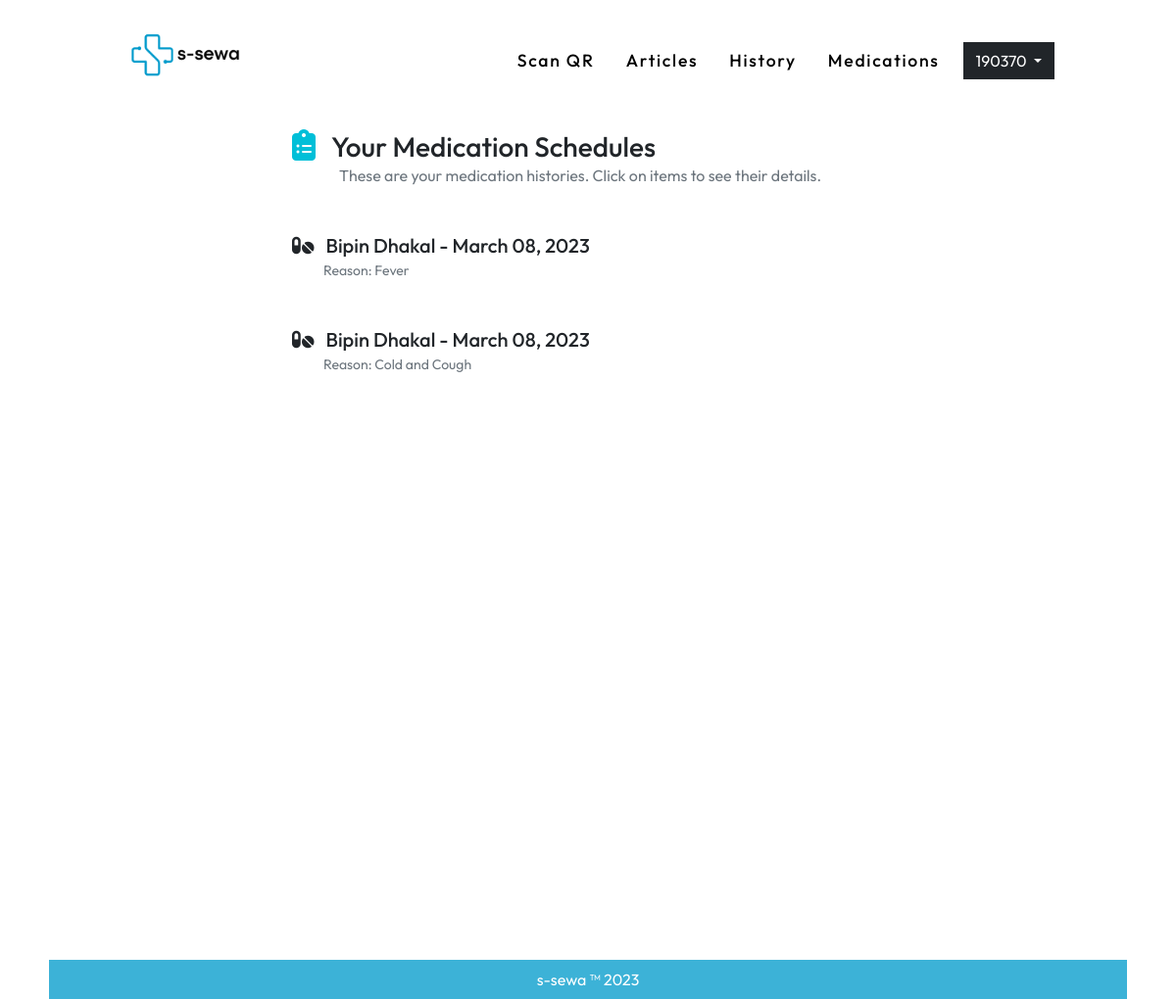
Before: /medications/ (signed in) with the older database file.
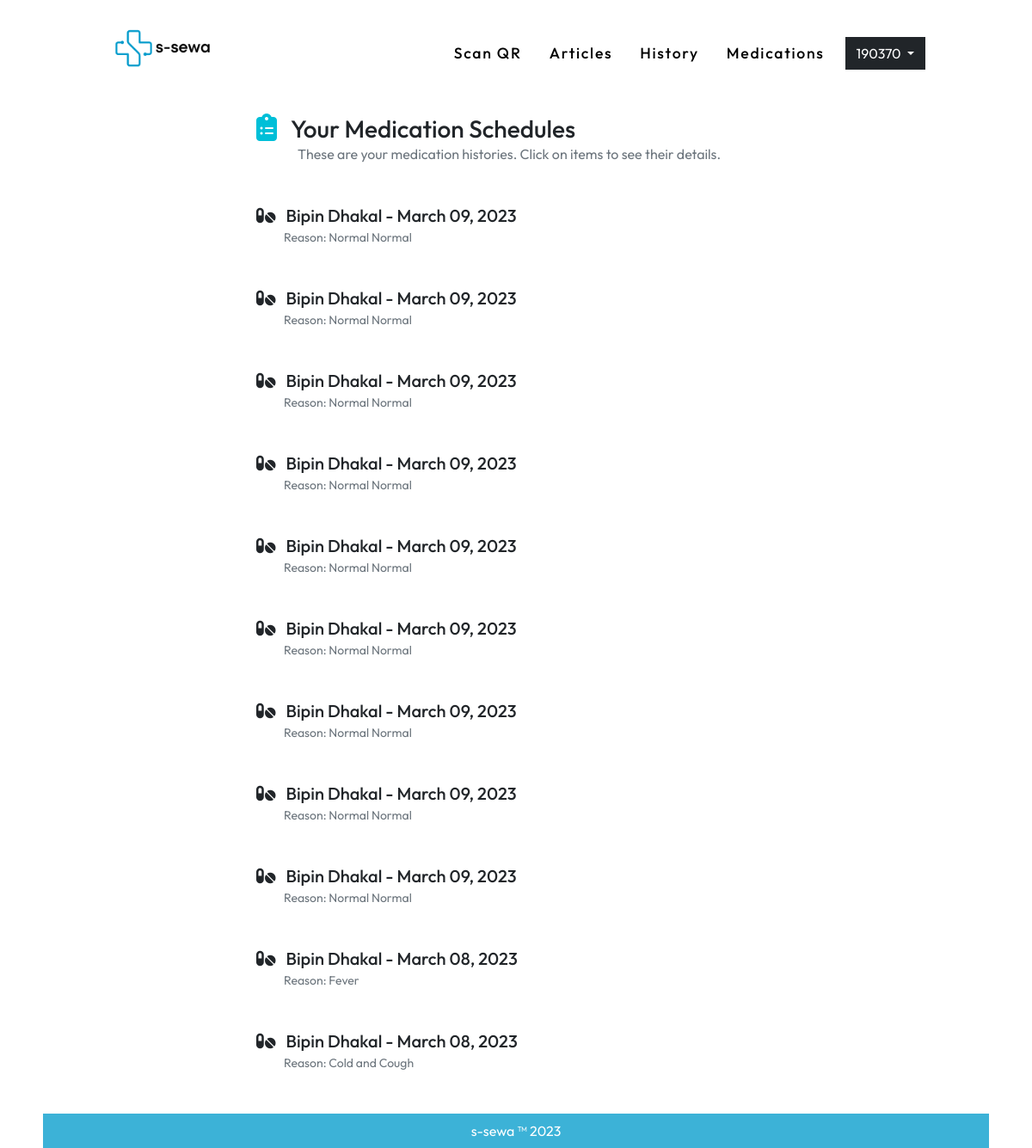
After: the same page with the newer database file.
### medication/models.py (models this page shows, shortened)
class MedicationSchedule(models.Model):
    medicine = models.ManyToManyField(Medicine, related_name='medicine', through='MedicineMedicationSchedule')
    created_date = models.DateTimeField(auto_now_add=True)
    user = models.ForeignKey(User, on_delete=models.CASCADE)
    created_by = models.ForeignKey(User, on_delete=models.CASCADE, related_name='institution')
    desc = models.CharField(max_length=500, null=True)
    @property
    def allmedicines(self):
        return MedicineMedicationSchedule.objects.filter(medicationSchedule=self.id)
    @property
    def created(self):
        return '%s' % date(self.created_date, "F d, Y")

### user_auth/models.py (models this page shows, shortened)
class User(AbstractUser):
    username = None#models.CharField(max_length=255, null=True, blank=True)
    email = models.EmailField(
        verbose_name='email address',
        max_length=255,
        unique=True,
    )
    user_verification = models.BooleanField(default=False) #initially this field is false but will se chan
    is_active = models.BooleanField(default=False)
    is_staff = models.BooleanField(default=False) # a admin user; non super-user
    is_admin = models.BooleanField(default=False)
    is_institution = models.BooleanField(default=False)
    is_patient = models.BooleanField(default=False)
    document = models.FileField(null=True, upload_to='useruploads/')
    USERNAME_FIELD = 'email'
    REQUIRED_FIELDS = [] #emaila nd password are required fields and first name and last name is inherited from the user creation model
    object = UserManager()
    @property
    def username(self):
        return self.email.split('@')[0]

### medication/views.py (the view)
# urls.py: path('', MedicationListView.as_view(), name='medicationlist' ),
class MedicationListView(LoginRequiredMixin,ListView):
    template_name = 'medication/medicationlist.html'
    model = MedicationSchedule
    object_name = 'object_list'
    def get_context_data(self, **kwargs):
        context = super(MedicationListView, self).get_context_data(**kwargs)
        obj = MedicationSchedule.objects.filter(user = self.request.user).order_by('-id') | MedicationSchedule.objects.filter(created_by = self.request.user).order_by('-id')
        context.update({ "object_list":obj, 'medication_page':'active'})
        return context

### templates/medication/medicationlist.html (shortened to what this page needs)
{% extends '../base.html' %}
{% load static %}
{%block bodyblock%}
<div class="container-fluid px-0 mx-0 homediv">
 <div class="container col-lg-7 px-5 my-2">
    <h3 class="p-0 m-0"><i class="fa-solid fa-clipboard-list text-primary fs-2"></i> &nbsp;  Your Medication Schedules</h3>
    <p class="mt-0 ms-5 mb-5 p-0 text-muted cursor">These are your medication histories. Click on items to see their details.</p>
    {% for i in object_list %}
    <div type="button" data-bs-toggle="modal" data-bs-target="#exampleModal{{i.id}}" class="mb-5 cursor" >
      {% if request.user.is_institution %}
      <h5 class="p-0 m-0"><i class="fa-solid fa-pills represent"></i> &nbsp; {{i.user.first_name}} {{i.user.last_name}} - {{i.created}} </h5>
      {%else%}
      <h5 class="p-0 m-0"><i class="fa-solid fa-pills represent"></i> &nbsp; {{i.created_by.first_name}} - {{i.created}} </h5>
    {%endif%}
      <small class="px-4 mx-2 mt-0 pt-0  text-muted ">Reason: {{i.desc}}</small>
    </div>
    {%empty%}
    <p class="text-center my-5 py-5 text-muted">No schedules.</p>
    {%endfor%}
 </div>
</div>
{%endblock%}

Changed rows visible on the page:
added MedicationSchedule: user.first_name "Bipin", user.last_name "Dhakal", created "March 09, 2023", desc "Normal Normal"
added MedicationSchedule: user.first_name "Bipin", user.last_name "Dhakal", created "March 09, 2023", desc "Normal Normal"
added MedicationSchedule: user.first_name "Bipin", user.last_name "Dhakal", created "March 09, 2023", desc "Normal Normal"
added MedicationSchedule: user.first_name "Bipin", user.last_name "Dhakal", created "March 09, 2023", desc "Normal Normal"
added MedicationSchedule: user.first_name "Bipin", user.last_name "Dhakal", created "March 09, 2023", desc "Normal Normal"
added MedicationSchedule: user.first_name "Bipin", user.last_name "Dhakal", created "March 09, 2023", desc "Normal Normal"
added MedicationSchedule: user.first_name "Bipin", user.last_name "Dhakal", created "March 09, 2023", desc "Normal Normal"
added MedicationSchedule: user.first_name "Bipin", user.last_name "Dhakal", created "March 09, 2023", desc "Normal Normal"
added MedicationSchedule: user.first_name "Bipin", user.last_name "Dhakal", created "March 09, 2023", desc "Normal Normal"
